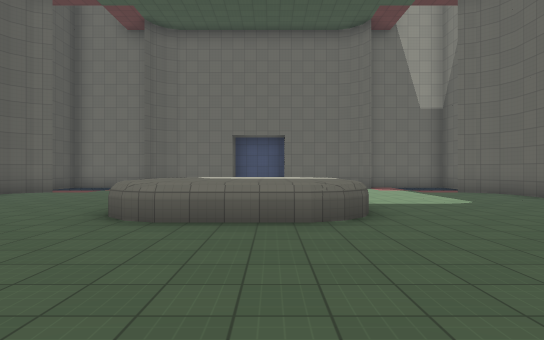
view 1 (above)

14 first-person views from a walk through a Godot game level. The camera is 1.5 m above the floor, looks level and sees 75° across. The floor is counted in squares, 2.25 m on a side. Each view is taken from the middle of a square. On the plan, view 1 faces up. The plan holds only what a view shows up to about 10 squares ahead; the rest is blank. Some surface patterns are stand-ins.

view 2
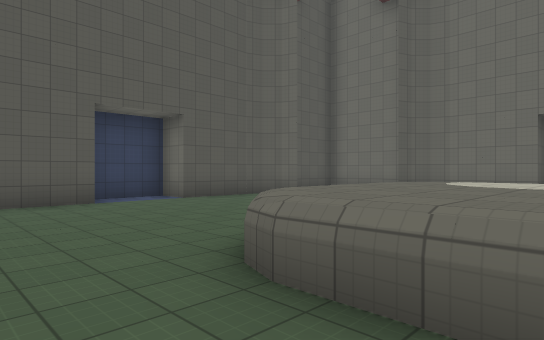

view 3
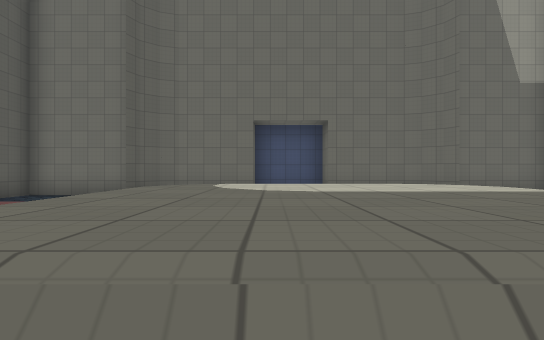

view 4
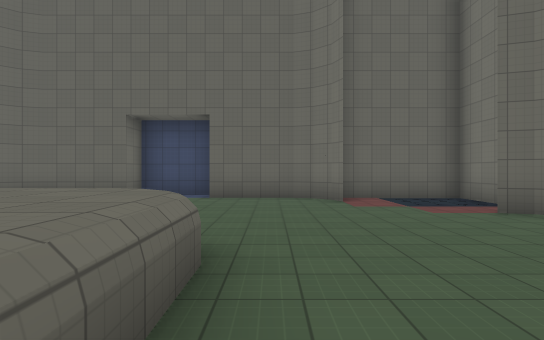

view 5
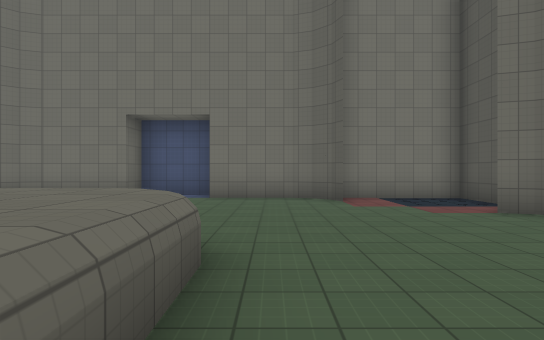

view 6
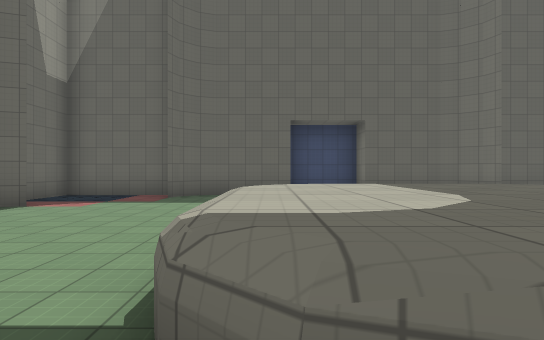

view 7
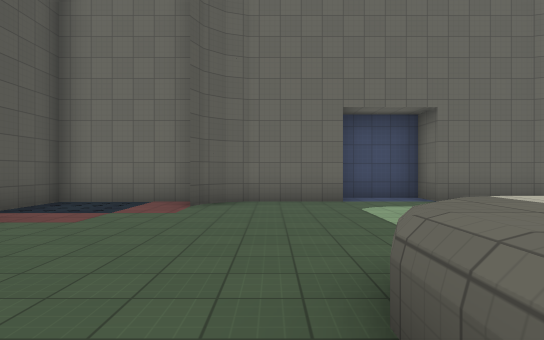

view 8
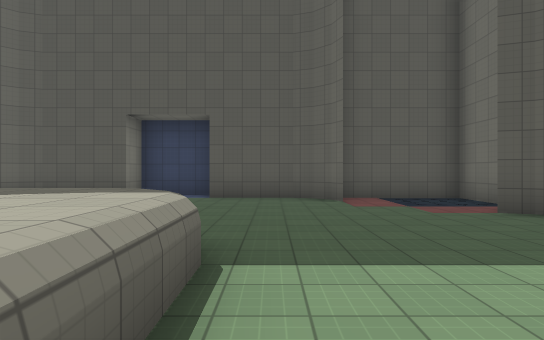

view 9
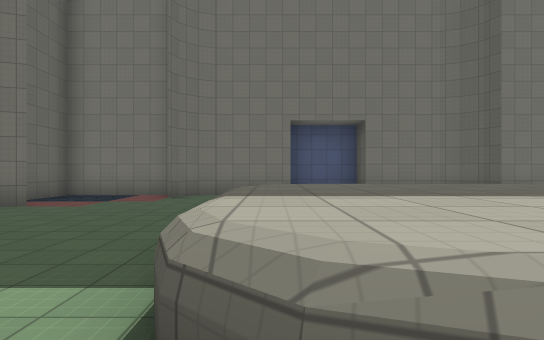

view 10
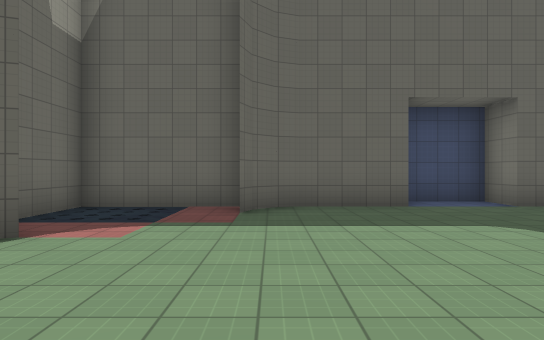

view 11
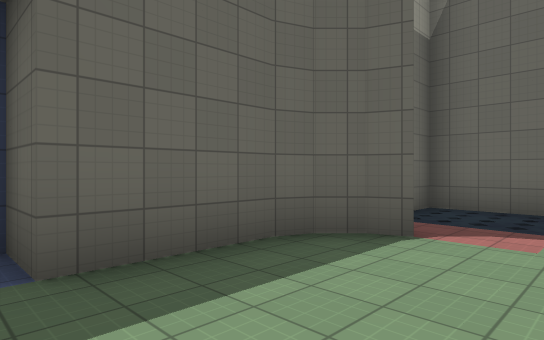

view 12
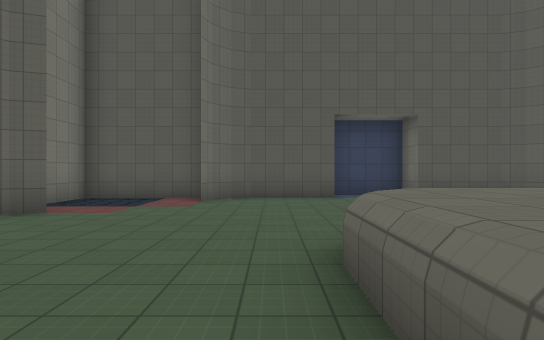

view 13
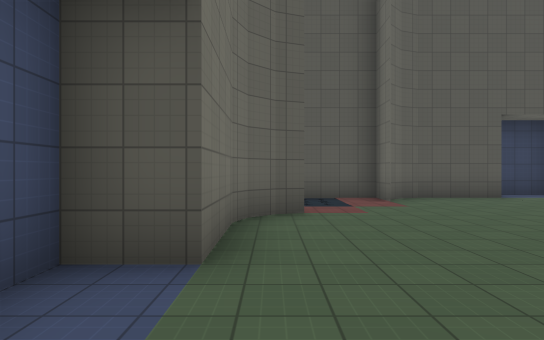

view 14
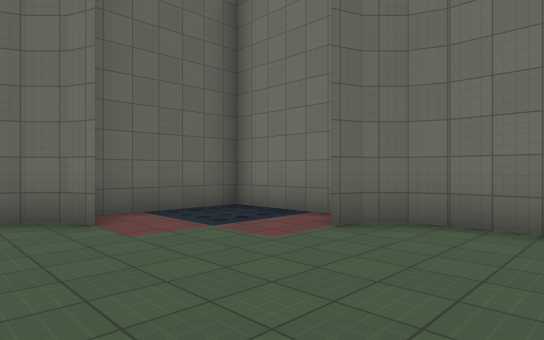

### Floor plan
Key: @ floor where view 1 was taken; # wall or solid block; . floor; ^ raised ledge.
Columns run from 9 left of view 1 to 8 right of it. Each row starts with its distance up from view 1.
 15        ####
 14  #######..#######
 13  #...#......#...#
 12  #..............#
 11  #..............#
 10  ##............##
  9  #..............#
  8 ##.....^^^^.....##
  7 #......^^^^......#
  6 #......^^^^......#
  5 ##.....^^^^.....##
  4  #..............#
  3  ##............##
  2  #..............#
  1  #..............#
  0  #...#...@..#...#
 -1  #######..#######
 -2        ####

Where each view was taken, in squares from view 1:
view 1: 0 up, 0 right, facing up
view 2: 3 up, 0 right, facing up-left
view 3: 4 up, 1 left, facing up
view 4: 4 up, 2 left, facing right
view 5: 8 up, 3 left, facing down
view 6: 8 up, 3 left, facing right
view 7: 6 up, 3 left, facing up
view 8: 9 up, 1 right, facing left
view 9: 9 up, 1 right, facing down
view 10: 10 up, 0 right, facing right
view 11: 11 up, 0 right, facing up-right
view 12: 4 up, 1 right, facing left
view 13: 0 up, 1 right, facing left
view 14: 4 up, 1 right, facing down-right
